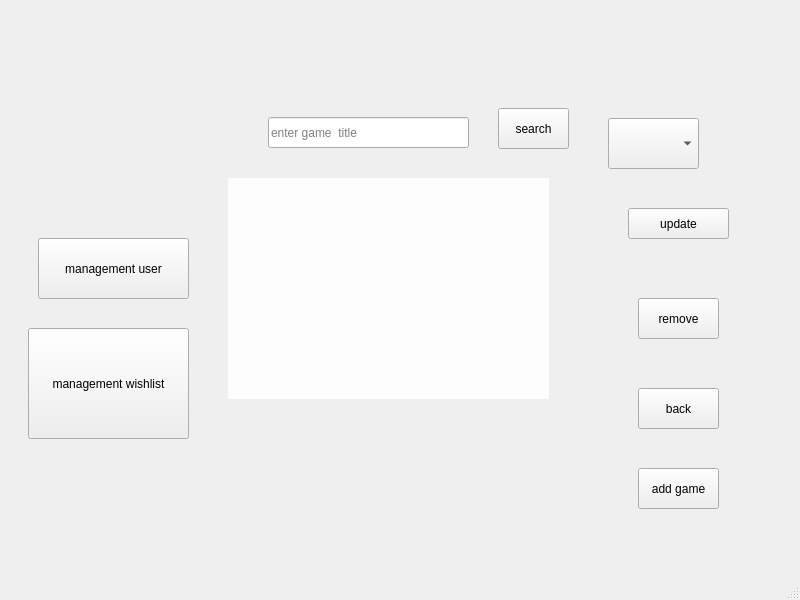
<?xml version="1.0" encoding="UTF-8"?>
<ui version="4.0">
 <class>MainWindow</class>
 <widget class="QMainWindow" name="MainWindow">
  <property name="geometry">
   <rect>
    <x>0</x>
    <y>0</y>
    <width>800</width>
    <height>600</height>
   </rect>
  </property>
  <property name="sizePolicy">
   <sizepolicy hsizetype="Expanding" vsizetype="Expanding">
    <horstretch>0</horstretch>
    <verstretch>0</verstretch>
   </sizepolicy>
  </property>
  <property name="minimumSize">
   <size>
    <width>800</width>
    <height>600</height>
   </size>
  </property>
  <property name="maximumSize">
   <size>
    <width>800</width>
    <height>600</height>
   </size>
  </property>
  <property name="windowTitle">
   <string>MainWindow</string>
  </property>
  <widget class="QWidget" name="centralwidget">
   <layout class="QVBoxLayout" name="verticalLayout">
    <item>
     <widget class="QWidget" name="widget" native="true">
      <property name="sizePolicy">
       <sizepolicy hsizetype="Fixed" vsizetype="Fixed">
        <horstretch>0</horstretch>
        <verstretch>0</verstretch>
       </sizepolicy>
      </property>
      <property name="minimumSize">
       <size>
        <width>800</width>
        <height>600</height>
       </size>
      </property>
      <property name="maximumSize">
       <size>
        <width>800</width>
        <height>600</height>
       </size>
      </property>
      <layout class="QGridLayout" name="gridLayout">
       <item row="0" column="1">
        <widget class="QStackedWidget" name="stackedWidget">
         <property name="enabled">
          <bool>true</bool>
         </property>
         <property name="currentIndex">
          <number>7</number>
         </property>
         <widget class="QWidget" name="loginPage">
          <widget class="QLabel" name="label">
           <property name="geometry">
            <rect>
             <x>0</x>
             <y>0</y>
             <width>788</width>
             <height>568</height>
            </rect>
           </property>
           <property name="sizePolicy">
            <sizepolicy hsizetype="Expanding" vsizetype="Expanding">
             <horstretch>0</horstretch>
             <verstretch>0</verstretch>
            </sizepolicy>
           </property>
           <property name="text">
            <string/>
           </property>
           <property name="pixmap">
            <pixmap>game_logo.jpg</pixmap>
           </property>
           <property name="scaledContents">
            <bool>false</bool>
           </property>
           <property name="alignment">
            <set>Qt::AlignCenter</set>
           </property>
           <property name="wordWrap">
            <bool>false</bool>
           </property>
          </widget>
          <widget class="QLabel" name="emailLabel">
           <property name="geometry">
            <rect>
             <x>274</x>
             <y>19</y>
             <width>71</width>
             <height>31</height>
            </rect>
           </property>
           <property name="text">
            <string>Email</string>
           </property>
           <property name="wordWrap">
            <bool>true</bool>
           </property>
          </widget>
          <widget class="QLabel" name="passwordLabel">
           <property name="geometry">
            <rect>
             <x>260</x>
             <y>50</y>
             <width>81</width>
             <height>51</height>
            </rect>
           </property>
           <property name="text">
            <string>Password</string>
           </property>
           <property name="wordWrap">
            <bool>true</bool>
           </property>
          </widget>
          <widget class="QLabel" name="noAccountLabel">
           <property name="geometry">
            <rect>
             <x>570</x>
             <y>20</y>
             <width>191</width>
             <height>61</height>
            </rect>
           </property>
           <property name="text">
            <string>Don't have an account create one</string>
           </property>
           <property name="wordWrap">
            <bool>true</bool>
           </property>
          </widget>
          <widget class="QLineEdit" name="emailLineEdit">
           <property name="geometry">
            <rect>
             <x>340</x>
             <y>30</y>
             <width>171</width>
             <height>20</height>
            </rect>
           </property>
           <property name="placeholderText">
            <string>Enter your email</string>
           </property>
          </widget>
          <widget class="QLineEdit" name="passwordLineEdit">
           <property name="geometry">
            <rect>
             <x>340</x>
             <y>70</y>
             <width>171</width>
             <height>20</height>
            </rect>
           </property>
           <property name="placeholderText">
            <string>Enter your password</string>
           </property>
          </widget>
          <widget class="QPushButton" name="loginButton">
           <property name="geometry">
            <rect>
             <x>260</x>
             <y>120</y>
             <width>181</width>
             <height>31</height>
            </rect>
           </property>
           <property name="text">
            <string>log in</string>
           </property>
          </widget>
          <widget class="QPushButton" name="gotoCreateAccountButton">
           <property name="geometry">
            <rect>
             <x>600</x>
             <y>100</y>
             <width>121</width>
             <height>61</height>
            </rect>
           </property>
           <property name="text">
            <string>create</string>
           </property>
          </widget>
          <widget class="QPushButton" name="forgotPasswordButton">
           <property name="geometry">
            <rect>
             <x>60</x>
             <y>110</y>
             <width>131</width>
             <height>51</height>
            </rect>
           </property>
           <property name="text">
            <string>forget password?</string>
           </property>
          </widget>
         </widget>
         <widget class="QWidget" name="createAccountPage">
          <property name="styleSheet">
           <string notr="true"> QWidget {
    background-image: url('&quot;C:\Users\monta\OneDrive\سطح المكتب\project\game_logo.jpg&quot;');
    background-repeat: no-repeat;
    background-position: center;
    background-color: #f0f0f0; /* This ensures the background color is visible if the image has transparent areas */
}
</string>
          </property>
          <widget class="QLabel" name="createAccountEmailLabel">
           <property name="geometry">
            <rect>
             <x>259</x>
             <y>79</y>
             <width>61</width>
             <height>31</height>
            </rect>
           </property>
           <property name="text">
            <string>Email</string>
           </property>
          </widget>
          <widget class="QLabel" name="label_6">
           <property name="geometry">
            <rect>
             <x>80</x>
             <y>110</y>
             <width>35</width>
             <height>10</height>
            </rect>
           </property>
           <property name="text">
            <string/>
           </property>
          </widget>
          <widget class="QLabel" name="createAccountPasswordLabel">
           <property name="geometry">
            <rect>
             <x>253</x>
             <y>120</y>
             <width>71</width>
             <height>20</height>
            </rect>
           </property>
           <property name="text">
            <string>Password</string>
           </property>
          </widget>
          <widget class="QLabel" name="createAccountConfirmPasswordLabel">
           <property name="geometry">
            <rect>
             <x>216</x>
             <y>150</y>
             <width>141</width>
             <height>20</height>
            </rect>
           </property>
           <property name="text">
            <string>conforim password</string>
           </property>
           <property name="scaledContents">
            <bool>false</bool>
           </property>
          </widget>
          <widget class="QLabel" name="addressLabel">
           <property name="geometry">
            <rect>
             <x>247</x>
             <y>180</y>
             <width>71</width>
             <height>20</height>
            </rect>
           </property>
           <property name="text">
            <string>Adderss</string>
           </property>
          </widget>
          <widget class="QPushButton" name="createAccountButton">
           <property name="geometry">
            <rect>
             <x>330</x>
             <y>220</y>
             <width>91</width>
             <height>17</height>
            </rect>
           </property>
           <property name="text">
            <string>create</string>
           </property>
          </widget>
          <widget class="QLineEdit" name="createEmailLineEdit">
           <property name="geometry">
            <rect>
             <x>370</x>
             <y>90</y>
             <width>191</width>
             <height>19</height>
            </rect>
           </property>
           <property name="placeholderText">
            <string>Enter an email</string>
           </property>
          </widget>
          <widget class="QLineEdit" name="createPasswordLineEdit">
           <property name="geometry">
            <rect>
             <x>370</x>
             <y>120</y>
             <width>191</width>
             <height>19</height>
            </rect>
           </property>
           <property name="placeholderText">
            <string>Enter Password</string>
           </property>
          </widget>
          <widget class="QLineEdit" name="confirmPasswordLineEdit">
           <property name="geometry">
            <rect>
             <x>370</x>
             <y>150</y>
             <width>191</width>
             <height>19</height>
            </rect>
           </property>
           <property name="placeholderText">
            <string>reenter password</string>
           </property>
          </widget>
          <widget class="QLineEdit" name="addressLineEdit">
           <property name="geometry">
            <rect>
             <x>370</x>
             <y>180</y>
             <width>191</width>
             <height>19</height>
            </rect>
           </property>
           <property name="placeholderText">
            <string>enter adderss</string>
           </property>
          </widget>
          <widget class="QLabel" name="createAccountLabel">
           <property name="geometry">
            <rect>
             <x>220</x>
             <y>30</y>
             <width>391</width>
             <height>31</height>
            </rect>
           </property>
           <property name="font">
            <font>
             <pointsize>16</pointsize>
            </font>
           </property>
           <property name="text">
            <string>Create an account</string>
           </property>
          </widget>
          <widget class="QPushButton" name="backToLoginButton">
           <property name="geometry">
            <rect>
             <x>630</x>
             <y>130</y>
             <width>111</width>
             <height>51</height>
            </rect>
           </property>
           <property name="text">
            <string>Back to login</string>
           </property>
          </widget>
         </widget>
         <widget class="QWidget" name="searchPage">
          <widget class="QLabel" name="label_2">
           <property name="geometry">
            <rect>
             <x>-10</x>
             <y>0</y>
             <width>788</width>
             <height>568</height>
            </rect>
           </property>
           <property name="sizePolicy">
            <sizepolicy hsizetype="Expanding" vsizetype="Expanding">
             <horstretch>0</horstretch>
             <verstretch>0</verstretch>
            </sizepolicy>
           </property>
           <property name="text">
            <string/>
           </property>
           <property name="pixmap">
            <pixmap>game_logo.jpg</pixmap>
           </property>
           <property name="scaledContents">
            <bool>false</bool>
           </property>
           <property name="alignment">
            <set>Qt::AlignCenter</set>
           </property>
           <property name="wordWrap">
            <bool>false</bool>
           </property>
          </widget>
          <widget class="QLineEdit" name="searchLineEdit">
           <property name="geometry">
            <rect>
             <x>250</x>
             <y>80</y>
             <width>161</width>
             <height>20</height>
            </rect>
           </property>
           <property name="placeholderText">
            <string>Enter game title</string>
           </property>
          </widget>
          <widget class="QPushButton" name="searchButton">
           <property name="geometry">
            <rect>
             <x>450</x>
             <y>70</y>
             <width>141</width>
             <height>41</height>
            </rect>
           </property>
           <property name="text">
            <string>Search</string>
           </property>
          </widget>
          <widget class="QTableWidget" name="gamesTableWidget">
           <property name="geometry">
            <rect>
             <x>210</x>
             <y>120</y>
             <width>361</width>
             <height>261</height>
            </rect>
           </property>
           <property name="styleSheet">
            <string notr="true">QTableWidget {
    background-color: rgba(255, 255, 255, 0.85); /* Slightly more opaque background */
    border: none; /* Remove border if desired */
}

QTableWidget::item {
    background-color: rgba(255, 255, 255, 0.95); /* Nearly opaque background for items */
    color: black; /* Ensure text color is black for contrast */
}
</string>
           </property>
          </widget>
          <widget class="QPushButton" name="notFoundButton">
           <property name="geometry">
            <rect>
             <x>270</x>
             <y>500</y>
             <width>231</width>
             <height>31</height>
            </rect>
           </property>
           <property name="font">
            <font>
             <pointsize>10</pointsize>
            </font>
           </property>
           <property name="text">
            <string>add to wishlist</string>
           </property>
          </widget>
          <widget class="QLabel" name="label_3">
           <property name="geometry">
            <rect>
             <x>100</x>
             <y>420</y>
             <width>651</width>
             <height>71</height>
            </rect>
           </property>
           <property name="font">
            <font>
             <pointsize>20</pointsize>
            </font>
           </property>
           <property name="text">
            <string>Game not found? Add to wishlist</string>
           </property>
           <property name="wordWrap">
            <bool>true</bool>
           </property>
          </widget>
          <widget class="QPushButton" name="addToCartButton">
           <property name="geometry">
            <rect>
             <x>600</x>
             <y>210</y>
             <width>161</width>
             <height>21</height>
            </rect>
           </property>
           <property name="text">
            <string>Add to Cart</string>
           </property>
          </widget>
          <widget class="QPushButton" name="viewWishlistButton">
           <property name="geometry">
            <rect>
             <x>600</x>
             <y>340</y>
             <width>161</width>
             <height>31</height>
            </rect>
           </property>
           <property name="font">
            <font>
             <pointsize>12</pointsize>
            </font>
           </property>
           <property name="text">
            <string>view wishlist</string>
           </property>
          </widget>
          <widget class="QPushButton" name="searchScrollUpButton">
           <property name="geometry">
            <rect>
             <x>50</x>
             <y>160</y>
             <width>91</width>
             <height>31</height>
            </rect>
           </property>
           <property name="text">
            <string>UP</string>
           </property>
          </widget>
          <widget class="QPushButton" name="searchScrollDownButton">
           <property name="geometry">
            <rect>
             <x>50</x>
             <y>230</y>
             <width>91</width>
             <height>31</height>
            </rect>
           </property>
           <property name="text">
            <string>Down</string>
           </property>
          </widget>
          <widget class="QPushButton" name="gotoCartPageFromSearchButton">
           <property name="geometry">
            <rect>
             <x>600</x>
             <y>250</y>
             <width>161</width>
             <height>21</height>
            </rect>
           </property>
           <property name="text">
            <string>Go to cart</string>
           </property>
          </widget>
          <widget class="QPushButton" name="gotoCheckoutPageFromSearchButton">
           <property name="geometry">
            <rect>
             <x>590</x>
             <y>290</y>
             <width>171</width>
             <height>31</height>
            </rect>
           </property>
           <property name="text">
            <string>Go to checkout</string>
           </property>
          </widget>
          <widget class="QPushButton" name="goFromSearchPagetologinpage">
           <property name="geometry">
            <rect>
             <x>600</x>
             <y>380</y>
             <width>151</width>
             <height>41</height>
            </rect>
           </property>
           <property name="font">
            <font>
             <pointsize>12</pointsize>
            </font>
           </property>
           <property name="text">
            <string>Logout</string>
           </property>
          </widget>
          <widget class="QComboBox" name="genreComboBox">
           <property name="geometry">
            <rect>
             <x>630</x>
             <y>70</y>
             <width>101</width>
             <height>41</height>
            </rect>
           </property>
           <property name="currentText">
            <string/>
           </property>
          </widget>
         </widget>
         <widget class="QWidget" name="cartPage">
          <widget class="QLabel" name="label_9">
           <property name="geometry">
            <rect>
             <x>0</x>
             <y>0</y>
             <width>788</width>
             <height>568</height>
            </rect>
           </property>
           <property name="sizePolicy">
            <sizepolicy hsizetype="Expanding" vsizetype="Expanding">
             <horstretch>0</horstretch>
             <verstretch>0</verstretch>
            </sizepolicy>
           </property>
           <property name="text">
            <string/>
           </property>
           <property name="pixmap">
            <pixmap>game_logo.jpg</pixmap>
           </property>
           <property name="scaledContents">
            <bool>false</bool>
           </property>
           <property name="alignment">
            <set>Qt::AlignCenter</set>
           </property>
           <property name="wordWrap">
            <bool>false</bool>
           </property>
          </widget>
          <widget class="QTableWidget" name="cartTableWidget">
           <property name="geometry">
            <rect>
             <x>220</x>
             <y>101</y>
             <width>321</width>
             <height>261</height>
            </rect>
           </property>
           <property name="styleSheet">
            <string notr="true">QTableWidget {
    background-color: rgba(255, 255, 255, 0.85); /* Slightly more opaque background */
    border: none;
}
QTableWidget::item {
    background-color: rgba(255, 255, 255, 0.95); /* Nearly opaque background for items */
    color: black; /* Ensure text color is black for contrast */
}

</string>
           </property>
          </widget>
          <widget class="QPushButton" name="proceedButton">
           <property name="geometry">
            <rect>
             <x>610</x>
             <y>150</y>
             <width>141</width>
             <height>41</height>
            </rect>
           </property>
           <property name="text">
            <string>proceed</string>
           </property>
          </widget>
          <widget class="QPushButton" name="goFromCarttosearch">
           <property name="geometry">
            <rect>
             <x>610</x>
             <y>230</y>
             <width>151</width>
             <height>41</height>
            </rect>
           </property>
           <property name="text">
            <string>Back</string>
           </property>
          </widget>
          <widget class="QPushButton" name="cartScrollUpButton">
           <property name="geometry">
            <rect>
             <x>55</x>
             <y>149</y>
             <width>131</width>
             <height>31</height>
            </rect>
           </property>
           <property name="text">
            <string>UP</string>
           </property>
          </widget>
          <widget class="QPushButton" name="cartScrollDownButton">
           <property name="geometry">
            <rect>
             <x>50</x>
             <y>190</y>
             <width>131</width>
             <height>31</height>
            </rect>
           </property>
           <property name="text">
            <string>down</string>
           </property>
          </widget>
          <widget class="QPushButton" name="removeFromCartButton">
           <property name="geometry">
            <rect>
             <x>50</x>
             <y>240</y>
             <width>121</width>
             <height>31</height>
            </rect>
           </property>
           <property name="text">
            <string>remove</string>
           </property>
          </widget>
         </widget>
         <widget class="QWidget" name="checkoutPage">
          <widget class="QLabel" name="label_10">
           <property name="geometry">
            <rect>
             <x>0</x>
             <y>0</y>
             <width>788</width>
             <height>568</height>
            </rect>
           </property>
           <property name="sizePolicy">
            <sizepolicy hsizetype="Expanding" vsizetype="Expanding">
             <horstretch>0</horstretch>
             <verstretch>0</verstretch>
            </sizepolicy>
           </property>
           <property name="text">
            <string/>
           </property>
           <property name="pixmap">
            <pixmap>game_logo.jpg</pixmap>
           </property>
           <property name="scaledContents">
            <bool>false</bool>
           </property>
           <property name="alignment">
            <set>Qt::AlignCenter</set>
           </property>
           <property name="wordWrap">
            <bool>false</bool>
           </property>
          </widget>
          <widget class="QLabel" name="checkoutTitleLabel">
           <property name="geometry">
            <rect>
             <x>260</x>
             <y>39</y>
             <width>261</width>
             <height>41</height>
            </rect>
           </property>
           <property name="font">
            <font>
             <pointsize>14</pointsize>
            </font>
           </property>
           <property name="text">
            <string>Checkout</string>
           </property>
          </widget>
          <widget class="QRadioButton" name="rentRadioButton">
           <property name="geometry">
            <rect>
             <x>100</x>
             <y>90</y>
             <width>121</width>
             <height>31</height>
            </rect>
           </property>
           <property name="text">
            <string>Rent</string>
           </property>
          </widget>
          <widget class="QRadioButton" name="buyRadioButton">
           <property name="geometry">
            <rect>
             <x>100</x>
             <y>130</y>
             <width>111</width>
             <height>21</height>
            </rect>
           </property>
           <property name="text">
            <string>Buy</string>
           </property>
          </widget>
          <widget class="QLabel" name="cardNumberLabel">
           <property name="geometry">
            <rect>
             <x>244</x>
             <y>89</y>
             <width>141</width>
             <height>31</height>
            </rect>
           </property>
           <property name="font">
            <font>
             <pointsize>12</pointsize>
            </font>
           </property>
           <property name="text">
            <string>Card</string>
           </property>
          </widget>
          <widget class="QLineEdit" name="cardNumberLineEdit">
           <property name="geometry">
            <rect>
             <x>400</x>
             <y>100</y>
             <width>131</width>
             <height>20</height>
            </rect>
           </property>
           <property name="placeholderText">
            <string>Enter card number</string>
           </property>
          </widget>
          <widget class="QLineEdit" name="expiryDateLineEdit">
           <property name="geometry">
            <rect>
             <x>400</x>
             <y>130</y>
             <width>131</width>
             <height>20</height>
            </rect>
           </property>
           <property name="placeholderText">
            <string>Enter expiry date</string>
           </property>
          </widget>
          <widget class="QLineEdit" name="cvvLineEdit">
           <property name="geometry">
            <rect>
             <x>650</x>
             <y>110</y>
             <width>113</width>
             <height>41</height>
            </rect>
           </property>
           <property name="placeholderText">
            <string>Enter CVV</string>
           </property>
          </widget>
          <widget class="QLabel" name="expiryDateLabel">
           <property name="geometry">
            <rect>
             <x>244</x>
             <y>130</y>
             <width>141</width>
             <height>31</height>
            </rect>
           </property>
           <property name="font">
            <font>
             <pointsize>12</pointsize>
            </font>
           </property>
           <property name="text">
            <string>Expiry Date</string>
           </property>
          </widget>
          <widget class="QLabel" name="cvvLabel">
           <property name="geometry">
            <rect>
             <x>560</x>
             <y>100</y>
             <width>71</width>
             <height>51</height>
            </rect>
           </property>
           <property name="font">
            <font>
             <pointsize>12</pointsize>
            </font>
           </property>
           <property name="text">
            <string>CVV</string>
           </property>
          </widget>
          <widget class="QPushButton" name="proceedCheckoutButton">
           <property name="geometry">
            <rect>
             <x>630</x>
             <y>190</y>
             <width>101</width>
             <height>31</height>
            </rect>
           </property>
           <property name="text">
            <string>proceed</string>
           </property>
          </widget>
          <widget class="QPushButton" name="goFromCheckouttocart">
           <property name="geometry">
            <rect>
             <x>620</x>
             <y>260</y>
             <width>131</width>
             <height>41</height>
            </rect>
           </property>
           <property name="text">
            <string>Back</string>
           </property>
          </widget>
         </widget>
         <widget class="QWidget" name="wishlistPage">
          <widget class="QLabel" name="label_4">
           <property name="geometry">
            <rect>
             <x>0</x>
             <y>10</y>
             <width>788</width>
             <height>568</height>
            </rect>
           </property>
           <property name="sizePolicy">
            <sizepolicy hsizetype="Expanding" vsizetype="Expanding">
             <horstretch>0</horstretch>
             <verstretch>0</verstretch>
            </sizepolicy>
           </property>
           <property name="text">
            <string/>
           </property>
           <property name="pixmap">
            <pixmap>game_logo.jpg</pixmap>
           </property>
           <property name="scaledContents">
            <bool>false</bool>
           </property>
           <property name="alignment">
            <set>Qt::AlignCenter</set>
           </property>
           <property name="wordWrap">
            <bool>false</bool>
           </property>
          </widget>
          <widget class="QLabel" name="label_5">
           <property name="geometry">
            <rect>
             <x>190</x>
             <y>49</y>
             <width>111</width>
             <height>41</height>
            </rect>
           </property>
           <property name="font">
            <font>
             <pointsize>14</pointsize>
            </font>
           </property>
           <property name="text">
            <string>Game</string>
           </property>
          </widget>
          <widget class="QLabel" name="label_7">
           <property name="geometry">
            <rect>
             <x>180</x>
             <y>100</y>
             <width>111</width>
             <height>41</height>
            </rect>
           </property>
           <property name="font">
            <font>
             <pointsize>14</pointsize>
            </font>
           </property>
           <property name="text">
            <string>Genre</string>
           </property>
          </widget>
          <widget class="QLineEdit" name="gameTitleLineEdit">
           <property name="geometry">
            <rect>
             <x>300</x>
             <y>60</y>
             <width>161</width>
             <height>20</height>
            </rect>
           </property>
           <property name="placeholderText">
            <string>Enter game name</string>
           </property>
          </widget>
          <widget class="QLineEdit" name="gameGenreLineEdit">
           <property name="geometry">
            <rect>
             <x>300</x>
             <y>110</y>
             <width>161</width>
             <height>20</height>
            </rect>
           </property>
           <property name="placeholderText">
            <string>Enter game genre</string>
           </property>
          </widget>
          <widget class="QPushButton" name="submitWishlistButton">
           <property name="geometry">
            <rect>
             <x>300</x>
             <y>140</y>
             <width>111</width>
             <height>31</height>
            </rect>
           </property>
           <property name="text">
            <string>Add to wishlist</string>
           </property>
          </widget>
          <widget class="QPushButton" name="goFromWishlisttosearch">
           <property name="geometry">
            <rect>
             <x>530</x>
             <y>70</y>
             <width>131</width>
             <height>41</height>
            </rect>
           </property>
           <property name="text">
            <string>Back</string>
           </property>
          </widget>
         </widget>
         <widget class="QWidget" name="wishlistViewPage">
          <widget class="QLabel" name="label_8">
           <property name="geometry">
            <rect>
             <x>0</x>
             <y>10</y>
             <width>788</width>
             <height>568</height>
            </rect>
           </property>
           <property name="sizePolicy">
            <sizepolicy hsizetype="Expanding" vsizetype="Expanding">
             <horstretch>0</horstretch>
             <verstretch>0</verstretch>
            </sizepolicy>
           </property>
           <property name="text">
            <string/>
           </property>
           <property name="pixmap">
            <pixmap>game_logo.jpg</pixmap>
           </property>
           <property name="scaledContents">
            <bool>false</bool>
           </property>
           <property name="alignment">
            <set>Qt::AlignCenter</set>
           </property>
           <property name="wordWrap">
            <bool>false</bool>
           </property>
          </widget>
          <widget class="QTableWidget" name="wishlistTableWidget">
           <property name="geometry">
            <rect>
             <x>240</x>
             <y>131</y>
             <width>261</width>
             <height>231</height>
            </rect>
           </property>
           <property name="styleSheet">
            <string notr="true">QTableWidget {
    background-color: rgba(255, 255, 255, 0.7); /* Slightly transparent background */
    border: none; /* Remove border if desired */
}

QTableWidget::item {
    background-color: rgba(255, 255, 255, 0.5); /* Semi-transparent background for items */
}
</string>
           </property>
          </widget>
          <widget class="QPushButton" name="wishlistScrollUpButton">
           <property name="geometry">
            <rect>
             <x>115</x>
             <y>169</y>
             <width>101</width>
             <height>31</height>
            </rect>
           </property>
           <property name="text">
            <string>UP</string>
           </property>
          </widget>
          <widget class="QPushButton" name="wishlistScrollDownButton">
           <property name="geometry">
            <rect>
             <x>110</x>
             <y>210</y>
             <width>101</width>
             <height>31</height>
            </rect>
           </property>
           <property name="text">
            <string>Down</string>
           </property>
          </widget>
          <widget class="QPushButton" name="removeFromWishlistButton">
           <property name="geometry">
            <rect>
             <x>510</x>
             <y>180</y>
             <width>91</width>
             <height>31</height>
            </rect>
           </property>
           <property name="text">
            <string>Remove</string>
           </property>
          </widget>
          <widget class="QPushButton" name="goBackFromWishlistviewtossearchpage">
           <property name="geometry">
            <rect>
             <x>520</x>
             <y>230</y>
             <width>71</width>
             <height>41</height>
            </rect>
           </property>
           <property name="text">
            <string>back</string>
           </property>
          </widget>
         </widget>
         <widget class="QWidget" name="adminpage">
          <widget class="QLabel" name="label_11">
           <property name="geometry">
            <rect>
             <x>0</x>
             <y>0</y>
             <width>788</width>
             <height>568</height>
            </rect>
           </property>
           <property name="sizePolicy">
            <sizepolicy hsizetype="Expanding" vsizetype="Expanding">
             <horstretch>0</horstretch>
             <verstretch>0</verstretch>
            </sizepolicy>
           </property>
           <property name="text">
            <string/>
           </property>
           <property name="pixmap">
            <pixmap>game_logo.jpg</pixmap>
           </property>
           <property name="scaledContents">
            <bool>false</bool>
           </property>
           <property name="alignment">
            <set>Qt::AlignCenter</set>
           </property>
           <property name="wordWrap">
            <bool>false</bool>
           </property>
          </widget>
          <widget class="QTableWidget" name="adminTableWidget">
           <property name="geometry">
            <rect>
             <x>210</x>
             <y>160</y>
             <width>321</width>
             <height>221</height>
            </rect>
           </property>
           <property name="styleSheet">
            <string notr="true">QTableWidget {
    background-color: rgba(255, 255, 255, 0.85); /* Slightly more opaque background */
    border: none; /* Remove border if desired */
}

QTableWidget::item {
    background-color: rgba(255, 255, 255, 0.95); /* Nearly opaque background for items */
    color: black; /* Ensure text color is black for contrast */
}
</string>
           </property>
          </widget>
          <widget class="QPushButton" name="updateGameButton">
           <property name="geometry">
            <rect>
             <x>610</x>
             <y>190</y>
             <width>101</width>
             <height>31</height>
            </rect>
           </property>
           <property name="text">
            <string>update</string>
           </property>
          </widget>
          <widget class="QPushButton" name="removeGameButton">
           <property name="geometry">
            <rect>
             <x>620</x>
             <y>280</y>
             <width>81</width>
             <height>41</height>
            </rect>
           </property>
           <property name="text">
            <string>remove</string>
           </property>
          </widget>
          <widget class="QPushButton" name="backButton">
           <property name="geometry">
            <rect>
             <x>620</x>
             <y>370</y>
             <width>81</width>
             <height>41</height>
            </rect>
           </property>
           <property name="text">
            <string>back</string>
           </property>
          </widget>
          <widget class="QPushButton" name="addButton">
           <property name="geometry">
            <rect>
             <x>620</x>
             <y>450</y>
             <width>81</width>
             <height>41</height>
            </rect>
           </property>
           <property name="text">
            <string>add game</string>
           </property>
          </widget>
          <widget class="QPushButton" name="gotoUserAdminPageButton">
           <property name="geometry">
            <rect>
             <x>20</x>
             <y>220</y>
             <width>151</width>
             <height>61</height>
            </rect>
           </property>
           <property name="styleSheet">
            <string notr="true"/>
           </property>
           <property name="text">
            <string>management user</string>
           </property>
          </widget>
          <widget class="QPushButton" name="gotowishlistadminpage">
           <property name="geometry">
            <rect>
             <x>10</x>
             <y>310</y>
             <width>161</width>
             <height>111</height>
            </rect>
           </property>
           <property name="text">
            <string>management wishlist</string>
           </property>
          </widget>
          <widget class="QLineEdit" name="adminline">
           <property name="geometry">
            <rect>
             <x>250</x>
             <y>99</y>
             <width>201</width>
             <height>31</height>
            </rect>
           </property>
           <property name="placeholderText">
            <string>enter game  title</string>
           </property>
          </widget>
          <widget class="QPushButton" name="adminsearch">
           <property name="geometry">
            <rect>
             <x>480</x>
             <y>90</y>
             <width>71</width>
             <height>41</height>
            </rect>
           </property>
           <property name="text">
            <string>search</string>
           </property>
          </widget>
          <widget class="QComboBox" name="adminComboBox">
           <property name="geometry">
            <rect>
             <x>590</x>
             <y>100</y>
             <width>91</width>
             <height>51</height>
            </rect>
           </property>
          </widget>
         </widget>
         <widget class="QWidget" name="useradminpage">
          <widget class="QLabel" name="label_12">
           <property name="geometry">
            <rect>
             <x>0</x>
             <y>0</y>
             <width>788</width>
             <height>568</height>
            </rect>
           </property>
           <property name="sizePolicy">
            <sizepolicy hsizetype="Expanding" vsizetype="Expanding">
             <horstretch>0</horstretch>
             <verstretch>0</verstretch>
            </sizepolicy>
           </property>
           <property name="text">
            <string/>
           </property>
           <property name="pixmap">
            <pixmap>game_logo.jpg</pixmap>
           </property>
           <property name="scaledContents">
            <bool>false</bool>
           </property>
           <property name="alignment">
            <set>Qt::AlignCenter</set>
           </property>
           <property name="wordWrap">
            <bool>false</bool>
           </property>
          </widget>
          <widget class="QTableWidget" name="usertable">
           <property name="geometry">
            <rect>
             <x>225</x>
             <y>160</y>
             <width>341</width>
             <height>231</height>
            </rect>
           </property>
           <property name="styleSheet">
            <string notr="true">QTableWidget {
    background-color: rgba(255, 255, 255, 0.85); /* Slightly more opaque background */
    border: none; /* Remove border if desired */
}

QTableWidget::item {
    background-color: rgba(255, 255, 255, 0.95); /* Nearly opaque background for items */
    color: black; /* Ensure text color is black for contrast */
}
</string>
           </property>
          </widget>
          <widget class="QPushButton" name="removeuser">
           <property name="geometry">
            <rect>
             <x>650</x>
             <y>220</y>
             <width>101</width>
             <height>51</height>
            </rect>
           </property>
           <property name="text">
            <string>remove</string>
           </property>
          </widget>
          <widget class="QPushButton" name="backtoadminpage">
           <property name="geometry">
            <rect>
             <x>660</x>
             <y>330</y>
             <width>91</width>
             <height>61</height>
            </rect>
           </property>
           <property name="text">
            <string>back</string>
           </property>
          </widget>
         </widget>
         <widget class="QWidget" name="wishlistadminpage">
          <widget class="QLabel" name="label_13">
           <property name="geometry">
            <rect>
             <x>0</x>
             <y>10</y>
             <width>788</width>
             <height>568</height>
            </rect>
           </property>
           <property name="sizePolicy">
            <sizepolicy hsizetype="Expanding" vsizetype="Expanding">
             <horstretch>0</horstretch>
             <verstretch>0</verstretch>
            </sizepolicy>
           </property>
           <property name="text">
            <string/>
           </property>
           <property name="pixmap">
            <pixmap>game_logo.jpg</pixmap>
           </property>
           <property name="scaledContents">
            <bool>false</bool>
           </property>
           <property name="alignment">
            <set>Qt::AlignCenter</set>
           </property>
           <property name="wordWrap">
            <bool>false</bool>
           </property>
          </widget>
          <widget class="QTableWidget" name="adminwishlistTable">
           <property name="geometry">
            <rect>
             <x>210</x>
             <y>170</y>
             <width>331</width>
             <height>211</height>
            </rect>
           </property>
           <property name="styleSheet">
            <string notr="true">QTableWidget {
    background-color: rgba(255, 255, 255, 0.85); /* Slightly more opaque background */
    border: none; /* Remove border if desired */
}

QTableWidget::item {
    background-color: rgba(255, 255, 255, 0.95); /* Nearly opaque background for items */
    color: black; /* Ensure text color is black for contrast */
}
</string>
           </property>
          </widget>
          <widget class="QPushButton" name="addfromwishlisttogameTable">
           <property name="geometry">
            <rect>
             <x>600</x>
             <y>230</y>
             <width>111</width>
             <height>101</height>
            </rect>
           </property>
           <property name="text">
            <string>add game</string>
           </property>
          </widget>
          <widget class="QPushButton" name="backToAdminPageFromWishlistButton">
           <property name="geometry">
            <rect>
             <x>600</x>
             <y>400</y>
             <width>101</width>
             <height>71</height>
            </rect>
           </property>
           <property name="text">
            <string>back</string>
           </property>
          </widget>
         </widget>
        </widget>
       </item>
      </layout>
     </widget>
    </item>
   </layout>
  </widget>
  <widget class="QMenuBar" name="menubar">
   <property name="geometry">
    <rect>
     <x>0</x>
     <y>0</y>
     <width>800</width>
     <height>18</height>
    </rect>
   </property>
  </widget>
  <widget class="QStatusBar" name="statusbar"/>
 </widget>
 <resources/>
 <connections/>
</ui>
